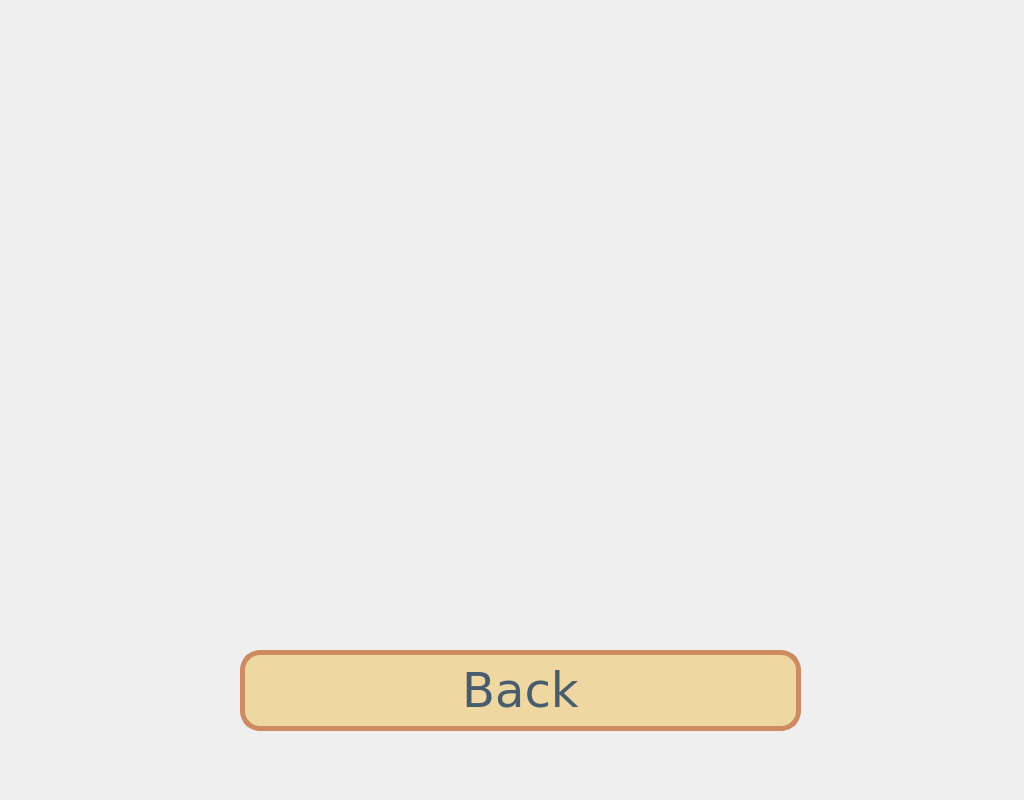
<?xml version="1.0" encoding="UTF-8"?>
<ui version="4.0">
 <class>map_designer</class>
 <widget class="QWidget" name="map_designer">
  <property name="geometry">
   <rect>
    <x>0</x>
    <y>0</y>
    <width>1024</width>
    <height>800</height>
   </rect>
  </property>
  <property name="windowTitle">
   <string>Form</string>
  </property>
  <widget class="QPushButton" name="back">
   <property name="geometry">
    <rect>
     <x>240</x>
     <y>650</y>
     <width>561</width>
     <height>81</height>
    </rect>
   </property>
   <property name="font">
    <font>
     <family>Verdana</family>
     <pointsize>-1</pointsize>
     <italic>false</italic>
     <bold>false</bold>
    </font>
   </property>
   <property name="styleSheet">
    <string notr="true"> background-color: rgb(238,215,161);
    border-style: solid;
    color:  rgb(71,92,108);
    border-width: 5px;
    border-radius: 20px;
    border-color: rgb(205,139,98);
    font: 48px;
    padding: 6px;
</string>
   </property>
   <property name="text">
    <string>Back</string>
   </property>
  </widget>
 </widget>
 <resources/>
 <connections/>
</ui>
